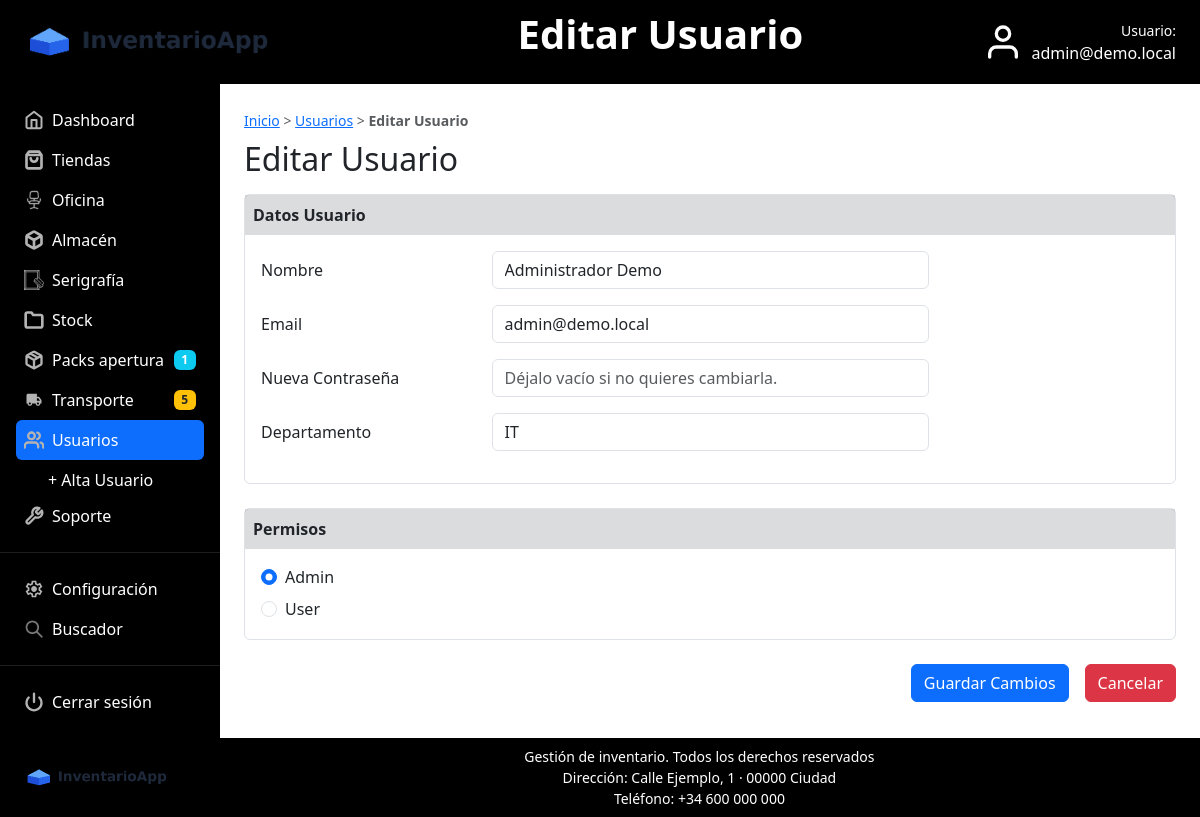
Page /controller/usuarios.php?action=editar&id=1 (signed in) on the committed database.
### tables this page shows
CREATE TABLE `usuario` (
  `id` int(11) NOT NULL AUTO_INCREMENT,
  `nombre` varchar(100) NOT NULL,
  `email` varchar(100) NOT NULL,
  `pass` varchar(255) NOT NULL,
  `rol` enum('admin','user') NOT NULL DEFAULT 'user',
  `departamento` varchar(50) NOT NULL,
  PRIMARY KEY (`id`)
);

### model/UsuarioAlta.php (called while the page is built, shortened)
<?php
class UsuarioAlta
{
    public static function obtenerPorId($conexion, $id)
    {
        $consulta = "SELECT id, nombre, email, rol, departamento FROM usuario WHERE id = $id";
        $resultado = $conexion->query($consulta);
        return $resultado->fetchObject();
    }
}

### view/usuarios_editar_view.php (the view, shortened to what this page needs)
<!DOCTYPE html>
<html lang="es">
<head>
    <link rel="stylesheet" href="../view/css/bootstrap.min.css">
    <link rel="stylesheet" href="../view/css/estilos.css">
</head>
<body class="d-flex flex-column min-vh-100">
    <?php $tituloPagina = 'Editar Usuario'; include_once 'menu.php'; ?>
    <main class="container-fluid flex-grow-1 d-flex p-0">
        <div class="d-flex flex-grow-1 w-100">
            <?php include_once 'sidebar.php'; ?>
            <section class="flex-grow-1 p-4" style="min-width:0;">
                <div class="mb-2">
                    <small class="text-muted">
                        <a href="index.php">Inicio</a> &gt; <a href="usuarios.php">Usuarios</a> &gt; <strong>Editar Usuario</strong>
                    </small>
                </div>
                <h2 class="mb-3">Editar Usuario</h2>
                <?php if (!$usuario) { ?>
                    <div class="alert alert-danger">Usuario no encontrado.</div>
                    <a href="usuarios.php" class="btn btn-secondary">Volver</a>
                <?php } else { ?>
                    <form action="usuarios.php?action=editar_guardar" method="post">
                        <div class="border rounded mb-4">
                            <div class="bg-secondary bg-opacity-25 p-2 fw-semibold">Datos Usuario</div>
                            <div class="p-3">
                                <div class="row align-items-center mb-3">
                                    <div class="col-12 col-md-3">
                                        <label class="form-label m-0" for="nombre">Nombre</label>
                                    </div>
                                    <div class="col-12 col-md-6">
                                        <input class="form-control" type="text" name="nombre" id="nombre"
                                            value="<?php echo $usuario->nombre; ?>" required>
                                    </div>
                                </div>
                                <div class="row align-items-center mb-3">
                                    <div class="col-12 col-md-3">
                                        <label class="form-label m-0" for="email">Email</label>
                                    </div>
                                    <div class="col-12 col-md-6">
                                        <input class="form-control" type="email" name="email" id="email"
                                            value="<?php echo $usuario->email; ?>" required>
                                    </div>
                                </div>
                                <div class="row align-items-center mb-3">
                                    <div class="col-12 col-md-3">
                                        <label class="form-label m-0" for="pass">Nueva Contraseña</label>
                                    </div>
                                    <div class="col-12 col-md-6">
                                        <input class="form-control" type="password" placeholder="Déjalo vacío si no quieres cambiarla." name="pass" id="pass">
                                    </div>
                                </div>
                                <div class="row align-items-center mb-3">
                                    <div class="col-12 col-md-3">
                                        <label class="form-label m-0" for="departamento">Departamento</label>
                                    </div>
                                    <div class="col-12 col-md-6">
                                        <input class="form-control" type="text" name="departamento" id="departamento"
                                            value="<?php echo $usuario->departamento; ?>" required>
                                    </div>
                                </div>
                            </div>
                        </div>
                        <div class="border rounded mb-4">
                            <div class="bg-secondary bg-opacity-25 p-2 fw-semibold">Permisos</div>
                            <div class="p-3">
                                <div class="form-check mb-2">
                                    <?php if ($usuario->rol == 'admin') { ?>
                                        <input class="form-check-input" type="radio" name="rol" id="rol_admin" value="admin" required checked>
                                    <?php } else { ?>
                                        <input class="form-check-input" type="radio" name="rol" id="rol_admin" value="admin" required>
                                    <?php } ?>
                                    <label class="form-check-label" for="rol_admin">Admin</label>
                                </div>
                                <div class="form-check">
                                    <?php if ($usuario->rol == 'user') { ?>
                                        <input class="form-check-input" type="radio" name="rol" id="rol_user" value="user" required checked>
                                    <?php } else { ?>
                                        <input class="form-check-input" type="radio" name="rol" id="rol_user" value="user" required>
                                    <?php } ?>
                                    <label class="form-check-label" for="rol_user">User</label>
                                </div>
                            </div>
                        </div>
                        <div class="d-flex justify-content-end gap-3">
                            <button class="btn btn-primary" type="submit">Guardar Cambios</button>
                            <a class="btn btn-danger" href="usuarios.php">Cancelar</a>
                        </div>
                    </form>
                <?php } ?>
            </section>
        </div>
    </main>
    <footer class="bg-black text-white py-2">
        <div class="container-fluid px-3 px-md-4">
            <div class="d-flex align-items-center gap-3">
                <a href="index.php" class="text-decoration-none">
                    <img src="../view/img/logo.png" alt="InventarioApp" style="height:35px;">
                </a>
                <div class="container text-center small">
                    Gestión de inventario. Todos los derechos reservados <br>
                    Dirección: Calle Ejemplo, 1 · 00000 Ciudad <br>
                    Teléfono: +34 600 000 000
                </div>
            </div>
        </div>
    </footer>
</body>
</html>

### rows in the picture
usuario: nombre "Administrador Demo", email "admin@demo.local", departamento "IT"

### other values in the picture
$tituloPagina "Editar Usuario"
$_SESSION['usuario'] "admin@demo.local"
$packsEnCurso "1"
$totalTransporte "5"
